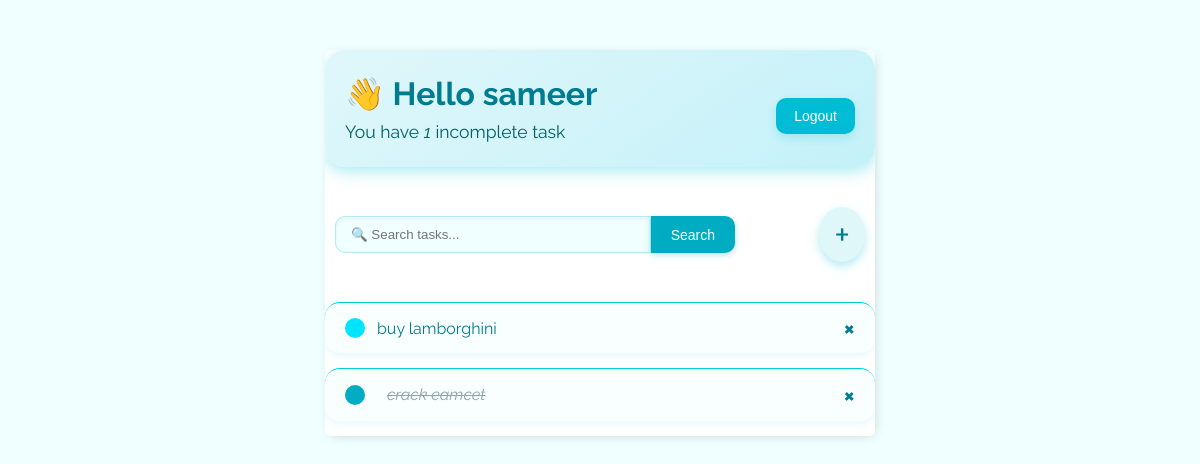
The page / (signed in) on the database as committed earlier.
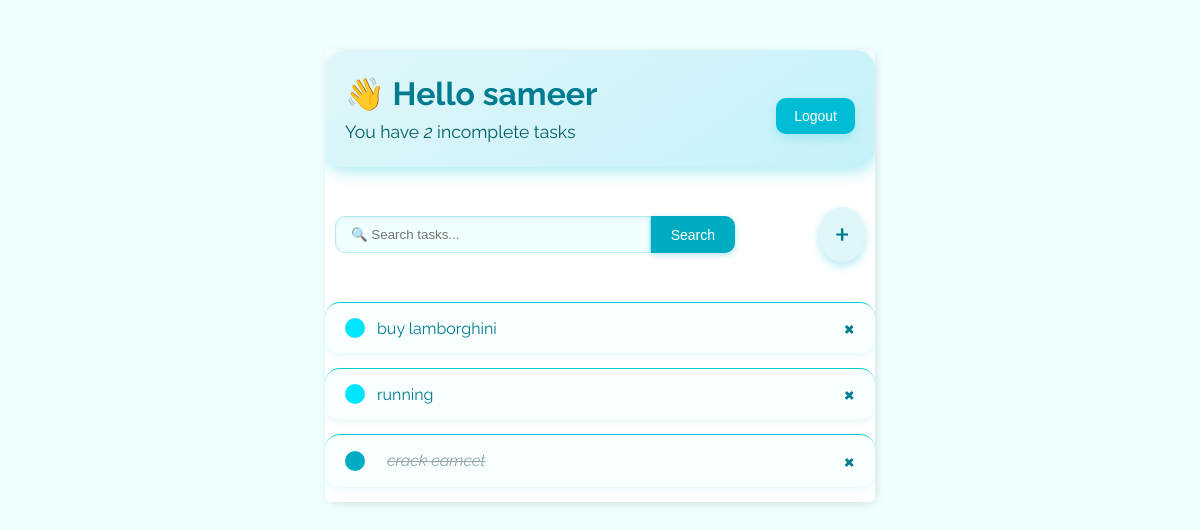
The same page on the database as committed later.
### base/models.py (models this page shows)
class Task(models.Model):
    user = models.ForeignKey(User, on_delete=models.CASCADE,null=True,blank=True)
    title = models.CharField(max_length=200)
    description = models.TextField(null=True,blank=True)
    complete = models.BooleanField(default=False)
    created = models.DateTimeField(auto_now_add=True)
    def __str__(self):
        return self.title
    class Meta:
        ordering = ['complete']

### base/views.py (the view)
# urls.py: path('',TaskList.as_view(),name='tasks'),
class TaskList(LoginRequiredMixin, ListView):
    model = Task
    context_object_name = 'tasks'
    def get_context_data(self, **kwargs):
        context = super().get_context_data(**kwargs)
        context['tasks'] = context['tasks'].filter(user=self.request.user)
        context['count'] = context['tasks'].filter(complete=False).count()
        search_input = self.request.GET.get('search-area') or ''
        if search_input:
            context['tasks'] = context['tasks'].filter(title__icontains=search_input)
        context['search_input'] = search_input
        return context

### base/templates/base/task_list.html (shortened to what this page needs)
{% extends 'base/main.html' %}
{% block content %}
<div class="header-bar" style="
  display: flex;
  justify-content: space-between;
  align-items: center;
  flex-wrap: wrap;
  padding: 25px 20px;
  border-radius: 20px;
  background: linear-gradient(145deg, #e0f7fa, #c4f1f9);
  box-shadow: 0 4px 12px rgba(0, 200, 220, 0.2), 0 6px 20px rgba(0, 200, 220, 0.15);
  margin-bottom: 30px;
  transition: all 0.3s ease-in-out;
">
  <div class="header-info" style="flex: 1; min-width: 250px;">
    <h1 style="margin: 0; font-size: 2em; color: #007C91;">👋 Hello {{ request.user }}</h1>
    <h3 style="margin-top: 8px; font-weight: normal; font-size: 1.1em; color: #006064;">
      You have <i>{{ count }}</i> incomplete task{{ count|pluralize:"s" }}
    </h3>
  </div>
  <div class="auth-actions" style="margin-top: 15px;">
    {% if request.user.is_authenticated %}
      <form method="POST" action="{% url 'logout' %}" style="display: inline;">
        <button type="submit" class="button" style="
          padding: 10px 18px;
          border-radius: 10px;
          background-color: #00BCD4;
          color: white;
          border: none;
          cursor: pointer;
          box-shadow: 0 4px 10px rgba(0,188,212,0.2);
          transition: background-color 0.3s ease;">
          Logout
        </button>
      </form>
    {% endif %}
  </div>
</div>
<div id="search-add-wrapper" style="
  display: flex;
  justify-content: space-between;
  align-items: center;
  flex-wrap: wrap;
  gap: 15px;
  margin-bottom: 30px;">
  <form method="GET" class="search-form" style="display: flex; width: 100%; max-width: 400px;">
    <input type="text" name="search-area" placeholder="🔍 Search tasks..." value="{{ search_input }}" style="
      flex: 1;
      padding: 10px 15px;
      border: 1px solid #b2ebf2;
      border-radius: 10px 0 0 10px;
      outline: none;
      background-color: #f0ffff;
      box-shadow: inset 0 2px 4px rgba(0,0,0,0.05);">
    <input class="button" type="submit" value="Search" style="
      padding: 10px 20px;
      background-color: #00ACC1;
      border: none;
      border-radius: 0 10px 10px 0;
      color: white;
      cursor: pointer;
      box-shadow: 0 2px 6px rgba(0,172,193,0.3);
      transition: background-color 0.3s;">
  </form>
  <a id="add-link" href="{% url 'task-create' %}" style="
    font-size: 38px;
    color: #007C91;
    text-decoration: none;
    background-color: #e0f7fa;
    padding: 5px 15px;
    border-radius: 50%;
    box-shadow: 0 4px 10px rgba(0,188,212,0.3);
    transition: transform 0.3s;">
    +
  </a>
</div>
<div class="task-items-wrapper">
  {% for task in tasks %}
    <div class="task-wrapper" style="
      display: flex;
      justify-content: space-between;
      align-items: center;
      padding: 15px 20px;
      border-radius: 15px;
      background-color: #f9ffff;
      box-shadow: 0 3px 8px rgba(0,200,220,0.1);
      margin-bottom: 15px;
      transition: transform 0.2s;">
      {% if task.complete %}
        <div class="task-title" style="display: flex; align-items: center;">
          <div style="width: 20px; height: 20px; background-color: #00ACC1; border-radius: 50%;"></div>
          <i style="margin-left: 12px; color: #90a4ae;">
            <s><a href="{% url 'task-update' task.id %}" style="text-decoration: none; color: inherit;">{{ task }}</a></s>
          </i>
        </div>
      {% else %}
        <div class="task-title" style="display: flex; align-items: center;">
          <div style="width: 20px; height: 20px; background-color: #00E5FF; border-radius: 50%;"></div>
          <a href="{% url 'task-update' task.id %}" style="margin-left: 12px; text-decoration: none; color: #007C91;">
            {{ task }}
          </a>
        </div>
      {% endif %}
      <a class="delete-link" href="{% url 'task-delete' task.id %}" style="
        font-size: 24px;
        color: #007C91;
        text-decoration: none;
        font-weight: bold;
        transition: transform 0.2s;">
        &times;
      </a>
    </div>
  {% empty %}
    <h3 style="text-align: center; margin-top: 30px; color: #607D8B;">No items in list</h3>
  {% endfor %}
</div>
{% endblock content %}

Rows that differ between the two databases and show on the page:
added Task: title "running"
Other text that changed with them:
{{ count }}: "1" → "2"
